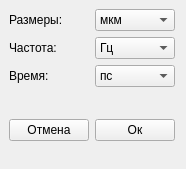
<?xml version="1.0" encoding="UTF-8"?>
<ui version="4.0">
 <class>unitssettings</class>
 <widget class="QMainWindow" name="unitssettings">
  <property name="geometry">
   <rect>
    <x>0</x>
    <y>0</y>
    <width>186</width>
    <height>169</height>
   </rect>
  </property>
  <property name="windowTitle">
   <string>Единицы измерений</string>
  </property>
  <widget class="QWidget" name="centralwidget">
   <layout class="QVBoxLayout" name="verticalLayout">
    <item>
     <layout class="QFormLayout" name="formLayout">
      <item row="0" column="0">
       <widget class="QLabel" name="dimsLabel">
        <property name="text">
         <string>Размеры:</string>
        </property>
       </widget>
      </item>
      <item row="0" column="1">
       <widget class="QComboBox" name="dimsCombo">
        <property name="minimumSize">
         <size>
          <width>80</width>
          <height>0</height>
         </size>
        </property>
        <property name="maximumSize">
         <size>
          <width>80</width>
          <height>16777215</height>
         </size>
        </property>
        <item>
         <property name="text">
          <string>мкм</string>
         </property>
        </item>
        <item>
         <property name="text">
          <string>мм</string>
         </property>
        </item>
        <item>
         <property name="text">
          <string>см</string>
         </property>
        </item>
        <item>
         <property name="text">
          <string>м</string>
         </property>
        </item>
       </widget>
      </item>
      <item row="1" column="0">
       <widget class="QLabel" name="freqsLabel">
        <property name="text">
         <string>Частота:</string>
        </property>
       </widget>
      </item>
      <item row="1" column="1">
       <widget class="QComboBox" name="freqsCombo">
        <property name="minimumSize">
         <size>
          <width>80</width>
          <height>0</height>
         </size>
        </property>
        <property name="maximumSize">
         <size>
          <width>80</width>
          <height>16777215</height>
         </size>
        </property>
        <item>
         <property name="text">
          <string>Гц</string>
         </property>
        </item>
        <item>
         <property name="text">
          <string>КГц</string>
         </property>
        </item>
        <item>
         <property name="text">
          <string>МГц</string>
         </property>
        </item>
        <item>
         <property name="text">
          <string>ГГц</string>
         </property>
        </item>
       </widget>
      </item>
      <item row="2" column="0">
       <widget class="QLabel" name="timeLabel">
        <property name="text">
         <string>Время:</string>
        </property>
       </widget>
      </item>
      <item row="2" column="1">
       <widget class="QComboBox" name="timeCombo">
        <property name="minimumSize">
         <size>
          <width>80</width>
          <height>0</height>
         </size>
        </property>
        <property name="maximumSize">
         <size>
          <width>80</width>
          <height>16777215</height>
         </size>
        </property>
        <item>
         <property name="text">
          <string>пс</string>
         </property>
        </item>
        <item>
         <property name="text">
          <string>нс</string>
         </property>
        </item>
        <item>
         <property name="text">
          <string>мкс</string>
         </property>
        </item>
        <item>
         <property name="text">
          <string>мс</string>
         </property>
        </item>
        <item>
         <property name="text">
          <string>с</string>
         </property>
        </item>
       </widget>
      </item>
      <item row="4" column="0">
       <widget class="QPushButton" name="cancelButton">
        <property name="minimumSize">
         <size>
          <width>80</width>
          <height>0</height>
         </size>
        </property>
        <property name="maximumSize">
         <size>
          <width>80</width>
          <height>16777215</height>
         </size>
        </property>
        <property name="text">
         <string>Отмена</string>
        </property>
       </widget>
      </item>
      <item row="4" column="1">
       <widget class="QPushButton" name="okButton">
        <property name="minimumSize">
         <size>
          <width>80</width>
          <height>0</height>
         </size>
        </property>
        <property name="maximumSize">
         <size>
          <width>80</width>
          <height>16777215</height>
         </size>
        </property>
        <property name="text">
         <string>Ок</string>
        </property>
       </widget>
      </item>
      <item row="3" column="1">
       <spacer name="verticalSpacer">
        <property name="orientation">
         <enum>Qt::Vertical</enum>
        </property>
        <property name="sizeType">
         <enum>QSizePolicy::Fixed</enum>
        </property>
        <property name="sizeHint" stdset="0">
         <size>
          <width>20</width>
          <height>20</height>
         </size>
        </property>
       </spacer>
      </item>
     </layout>
    </item>
   </layout>
  </widget>
  <widget class="QMenuBar" name="menubar">
   <property name="geometry">
    <rect>
     <x>0</x>
     <y>0</y>
     <width>186</width>
     <height>21</height>
    </rect>
   </property>
  </widget>
 </widget>
 <resources/>
 <connections/>
</ui>
